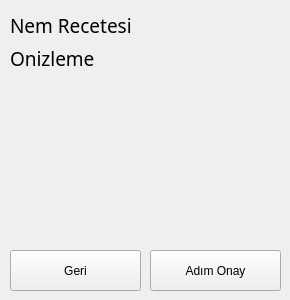
          <widget class="QWidget" name="page_5">
           <widget class="QCustomPlot" name="nPreview" native="true">
            <property name="geometry">
             <rect>
              <x>10</x>
              <y>80</y>
              <width>271</width>
              <height>161</height>
             </rect>
            </property>
           </widget>
           <widget class="QLabel" name="label_70">
            <property name="geometry">
             <rect>
              <x>10</x>
              <y>50</y>
              <width>231</width>
              <height>16</height>
             </rect>
            </property>
            <property name="font">
             <font>
              <family>Gill Sans MT</family>
              <pointsize>14</pointsize>
              <weight>9</weight>
              <italic>false</italic>
              <bold>false</bold>
             </font>
            </property>
            <property name="text">
             <string>Önizleme</string>
            </property>
           </widget>
           <widget class="QPushButton" name="bNSaveStep">
            <property name="geometry">
             <rect>
              <x>150</x>
              <y>250</y>
              <width>131</width>
              <height>41</height>
             </rect>
            </property>
            <property name="text">
             <string>Adım Onay</string>
            </property>
           </widget>
           <widget class="QPushButton" name="bNBack3">
            <property name="geometry">
             <rect>
              <x>10</x>
              <y>250</y>
              <width>131</width>
              <height>41</height>
             </rect>
            </property>
            <property name="text">
             <string>Geri</string>
            </property>
           </widget>
           <widget class="QLabel" name="label_78">
            <property name="geometry">
             <rect>
              <x>10</x>
              <y>10</y>
              <width>211</width>
              <height>31</height>
             </rect>
            </property>
            <property name="font">
             <font>
              <family>Gill Sans MT</family>
              <pointsize>14</pointsize>
              <weight>9</weight>
              <italic>false</italic>
              <bold>false</bold>
             </font>
            </property>
            <property name="text">
             <string>Nem Recetesi</string>
            </property>
           </widget>
          </widget>
